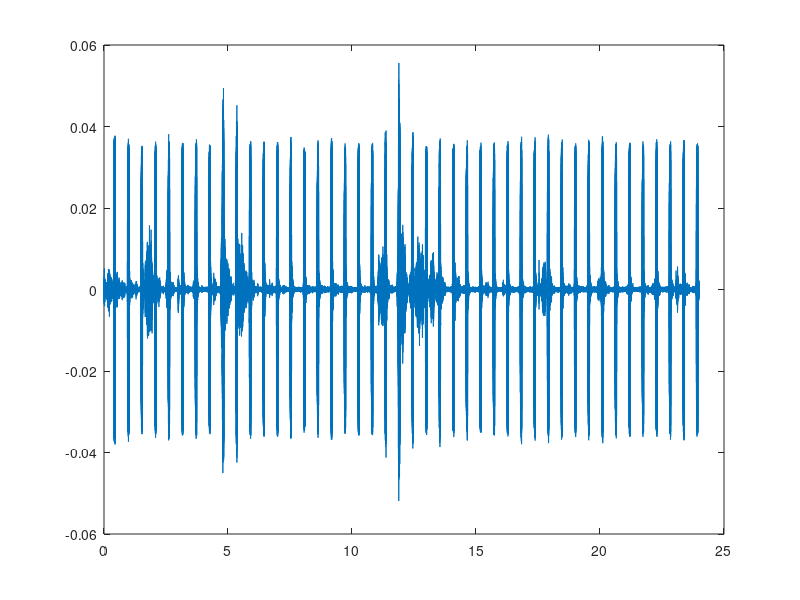

MATLAB code to generate this figure: (Note: this script raises an error after producing the figure.)
clc; close all; clear all;

load("cueRecording.mat");
fs = 48000;
% fs = 4*2^13;

onset = (startmoment-startrecord)*fs;
audio = audio1(1,onset:end);
audio = -audio;

t = (0:length(audio)-1)./fs;

cueonset = 0.022*fs;
% cueonset = 1;
cues = zeros(size(t));
cues(:,cueonset:(fs)/0.75:end) = 1;

figure
plot(t,audio)
% xlim([0 2])

% audio = audio(5*fs:25*fs);
% t = (0:length(audio)-1)./fs;
% cues = cues(5*fs:25*fs);

[pks,locs] = findpeaks(audio,'MinPeakHeight',.05,'MinPeakDistance',0.7*fs);
[pks2,locs2] = findpeaks(cues);

% pks(end) = []; locs(end) = [];
pks2(1) = []; locs2(1) = [];

difference = (locs - locs2)/fs;
distance = diff(locs/fs);

mudif = mean(difference)
mudis = mean(distance)

sigdif = std(difference)
sigdis = std(distance)

figure
hold on
plot(t,audio,'b')
plot(locs/fs,pks,'*')
plot(t,cues)
plot(locs2/fs,pks2,'k*')
hold off
xlabel('seconden')
% xlim([0 3])
ylim([0 max(audio)])

[Pxx,Fxx] = periodogram(audio,[],[],48000);
figure
plot(Fxx,Pxx)

[b,a] = butter(4,[300 375]./(fs/2),'bandpass');

audiofilter = filtfilt(b,a,audio);

figure
hold on
plot(t,audio);
plot(t,cues);
hold off